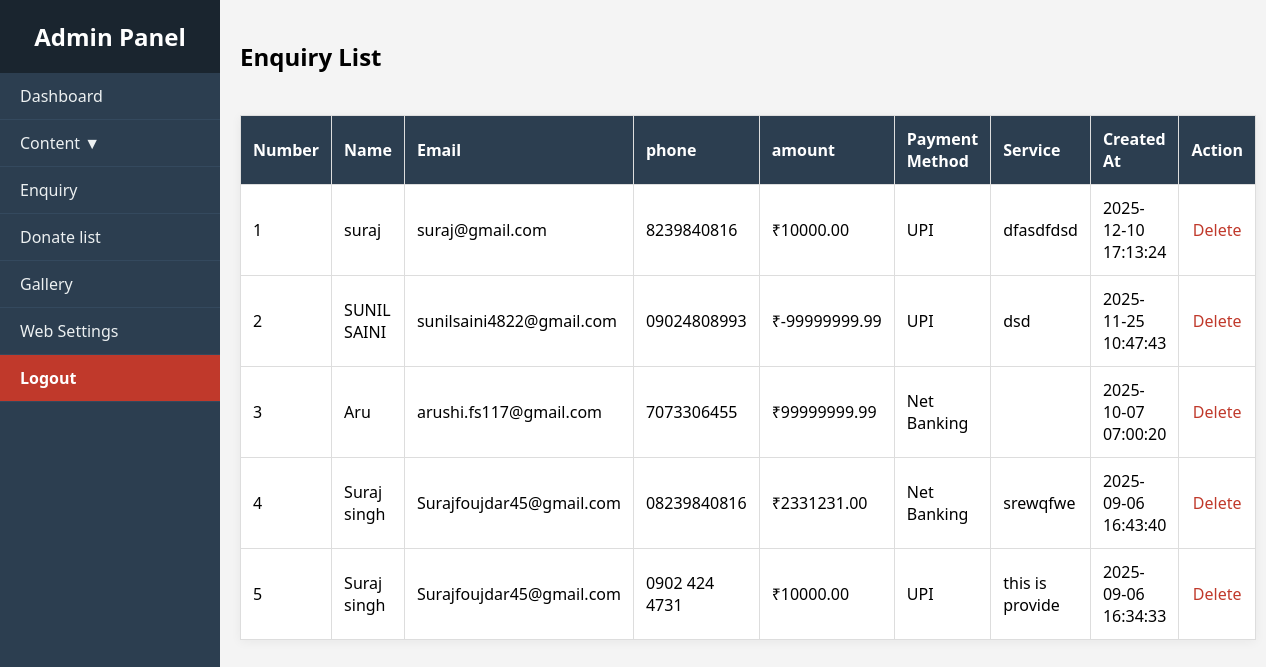
The app's page /admin/donate-list.php with its own data.
### tables this page shows
CREATE TABLE `donations` (
  `id` int(11) NOT NULL,
  `donor_name` varchar(255) NOT NULL,
  `donor_email` varchar(255) NOT NULL,
  `donor_phone` varchar(20) NOT NULL,
  `amount` decimal(10,2) NOT NULL,
  `payment_method` varchar(50) NOT NULL,
  `message` text DEFAULT NULL,
  `created_at` timestamp NOT NULL DEFAULT current_timestamp()
);

### admin/donate-list.php (the view, shortened to what this page needs)
<?php
include 'db.php';
?>
<?php include 'header.php'; ?>
<h2>Enquiry List</h2>
<br>
<table class="styled-table">
    <thead>
        <tr>
            <th>Number</th>
            <th>Name</th>
            <th>Email</th>
            <th>phone</th>
            <th>amount</th>
            <th>Payment Method</th>
            <th>Service</th>
            <th>Created At</th>
            <th>Action</th>
        </tr>
    </thead>
    <tbody>
    <?php
    $result = $conn->query("SELECT * FROM donations ORDER BY id DESC");
    $serial = 1;
    while ($row = $result->fetch_assoc()):
    ?>
        <tr>
            <td><?= $serial++ ?></td>
            <td><?= htmlspecialchars($row['donor_name']) ?></td>
            <td><?= htmlspecialchars($row['donor_email']) ?></td>
            <td><?= nl2br(htmlspecialchars($row['donor_phone'])) ?></td>
            <td>₹<?= htmlspecialchars($row['amount']) ?></td>
            <td><?= htmlspecialchars($row['payment_method']) ?></td>
            <td><?= nl2br(htmlspecialchars($row['message'])) ?></td>
            <td><?= $row['created_at'] ?></td>
            <td>
                <a href="enquiry-list.php?delete=<?= $row['id'] ?>" class="delete-btn" onclick="return confirm('Delete this enquiry?')">Delete</a>
            </td>
        </tr>
    <?php endwhile; ?>
    </tbody>
</table>
</div>
</body>
</html>

### admin/header.php (style rules this page uses)
* { box-sizing: border-box; }
body { margin: 0; font-family: 'Segoe UI', sans-serif; background-color: #f4f4f4; }
.styled-table { width: 100%; border-collapse: collapse; background: white; box-shadow: 0 2px 10px rgba(0, 0, 0, 0.05); }
.styled-table th, .styled-table td { padding: 12px; border: 1px solid #ddd; text-align: left; }
.styled-table td:last-child { text-align: center; }
.styled-table th { background-color: #2c3e50; color: white; }
.delete-btn { color: #c0392b; text-decoration: none; }

### records on screen
donations: donor_name "suraj", donor_email "suraj@gmail.com", donor_phone "8239840816", amount "10000.00", payment_method "UPI", message "dfasdfdsd", created_at "2025-12-10 17:13:24"
donations: donor_name "SUNIL SAINI", donor_email "sunilsaini4822@gmail.com", donor_phone "09024808993", amount "-99999999.99", payment_method "UPI", message "dsd", created_at "2025-11-25 10:47:43"
donations: donor_name "Aru", donor_email "arushi.fs117@gmail.com", donor_phone "7073306455", amount "99999999.99", payment_method "Net Banking", created_at "2025-10-07 07:00:20"
donations: donor_name "Suraj singh", donor_email "Surajfoujdar45@gmail.com", donor_phone "08239840816", amount "2331231.00", payment_method "Net Banking", message "srewqfwe", created_at "2025-09-06 16:43:40"
donations: donor_name "Suraj singh", donor_email "Surajfoujdar45@gmail.com", donor_phone "0902 424 4731", amount "10000.00", payment_method "UPI", message "this is provide", created_at "2025-09-06 16:34:33"
